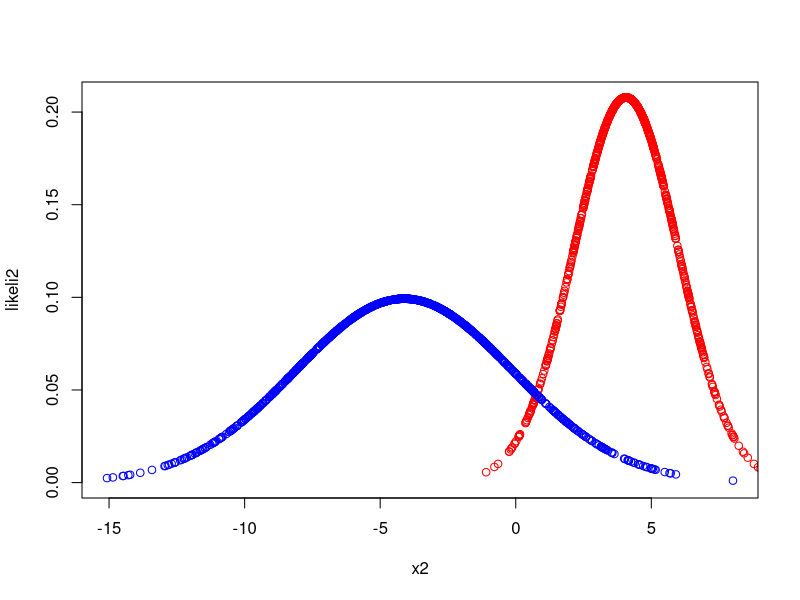
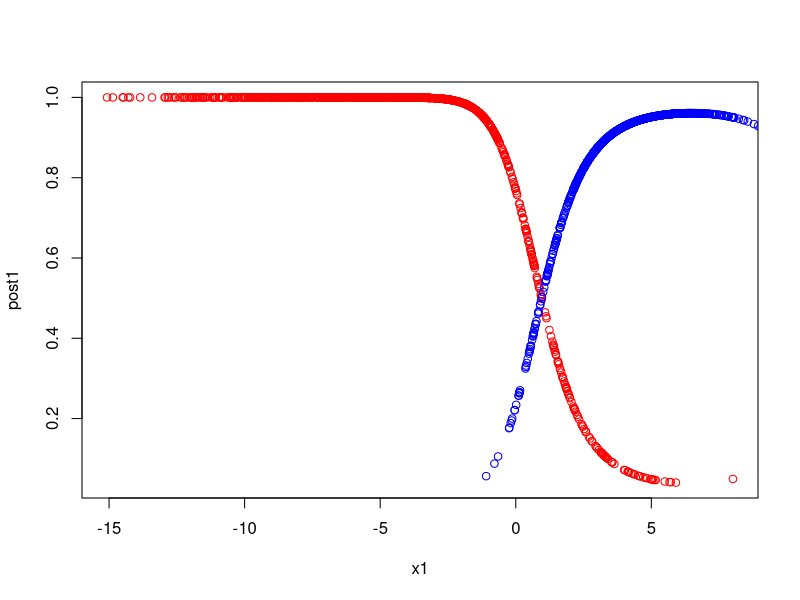

Write R code to recreate these figures, in order.
likeli <- function(x,mean,sd){
  (1/(sqrt(2*pi)*sd))*(exp(-((x-mean)^2)/(2*sd^2)))
} 

posterior1 <- function(x,m1,m2,sd1,sd2,r1,r2){
  ((likeli(x,m1,sd1)*sum(r1))/(likeli(x,m1,sd1)*sum(r1)+likeli(x,m2,sd2)*sum(r2)))
}

posterior2 <- function(x,m1,m2,sd1,sd2,r1,r2){
  ((likeli(x,m2,sd2)*sum(r2))/(likeli(x,m1,sd1)*sum(r1)+likeli(x,m2,sd2)*sum(r2)))
}

x1 = rnorm(1000,mean=-4,sd=4)
x2 = rnorm(800,mean=4,sd=2)

r1 = rep(1,length(x1))
r2 = rep(1,length(x2))

N=length(x1)+length(x2)

mean1 = sum(x1*r1)/sum(r1)
mean2 = sum(x2*r2)/sum(r2)

var1 = sum((x1-mean1)^2*r1)/sum(r1)
std_dev1 = sqrt(var1)
var2 = sum((x2-mean2)^2*r2)/sum(r2)
std_dev2 = sqrt(var2)

likeli1 <- likeli(x1,mean1,std_dev1)
likeli2 <- likeli(x2,mean2,std_dev2)

plot(x2,likeli2,xlim=c(min(x1),max(x1)),ylim=c(0,max(likeli2)),col="red")
points(x1,likeli1,col="blue")

priors1 = sum(r1)/N
priors2 = sum(r2)/N

discrim1 = -log(std_dev1)-((x1-mean1)^2)/(2*var1)+log(priors1)
discrim2 = -log(std_dev2)-((x2-mean2)^2)/(2*var2)+log(priors2)

post1<- posterior1(x1,mean1,mean2,std_dev1,std_dev2,r1,r2)
post2<- posterior2(x2,mean1,mean2,std_dev1,std_dev2,r1,r2)

plot(x1,post1,xlim=c(min(x1),max(x1)),col="red")
points(x2,post2,col="blue")


